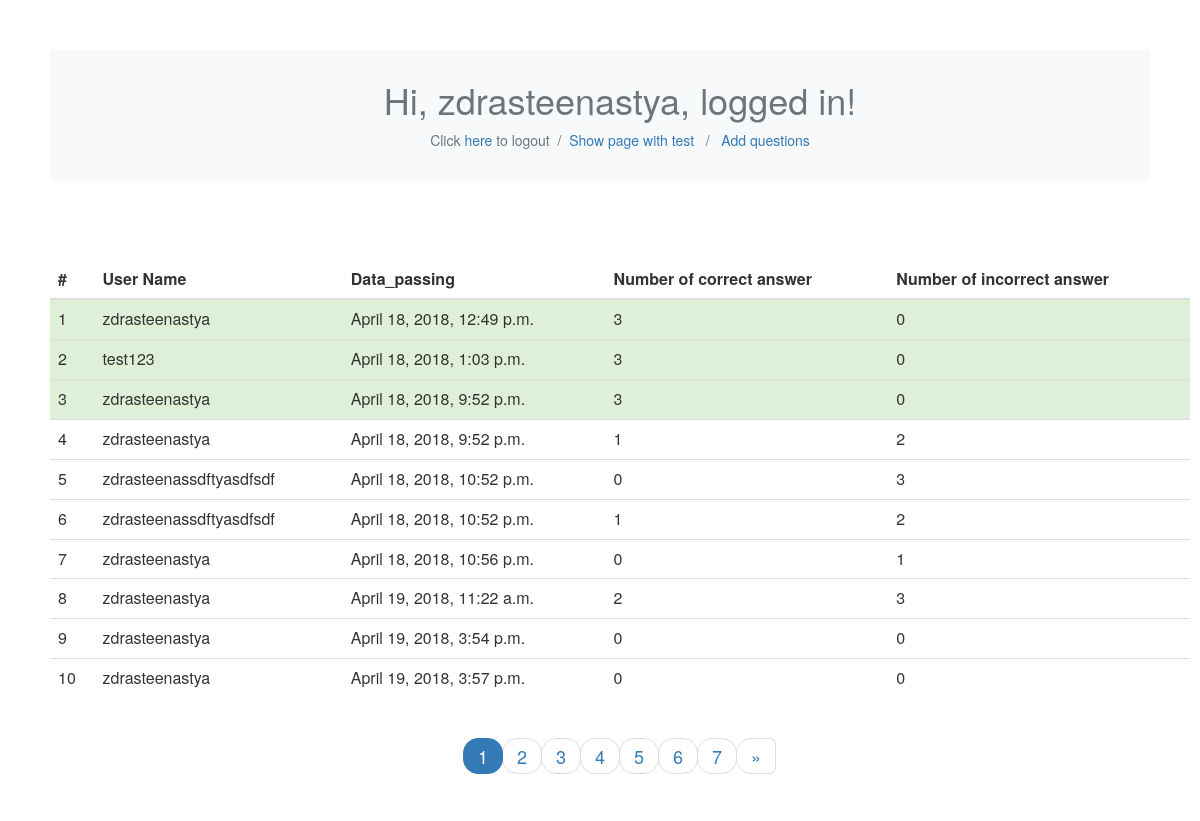
The page /polls/admin_view/ (signed in) on the database its author committed.
### polls/models.py (models this page shows)
class Test(models.Model):
    user = models.ForeignKey(User, on_delete=models.CASCADE)
    number_of_correct_answer = models.IntegerField(default=0)
    number_of_incorrect_answer = models.IntegerField(default=0)
    data_passing = models.DateTimeField('date published')

### polls/views.py (the view)
def admin_view(request):
    return render_to_response('polls/admin_view.html',
                              {'full_name': request.user.username, 'tests': Test.objects.all()})

### polls/templates/polls/admin_view.html (shortened to what this page needs)
{% load staticfiles %}
<link rel="stylesheet" type="text/css" href="{% static 'polls/loggedin.css' %}"/>
<link rel="stylesheet" type="text/css" href="{% static 'polls/admin_view.css' %}"/>
<link href="//maxcdn.bootstrapcdn.com/bootstrap/4.0.0/css/bootstrap.min.css" rel="stylesheet" id="bootstrap-css">
<link href="//maxcdn.bootstrapcdn.com/bootstrap/3.3.0/css/bootstrap.min.css" rel="stylesheet" id="bootstrap-css1">
<section class="pt-5 pb-5 bg-light inner-header">
    <div class="container">
        <div class="row">
            <div class="col-md-12 text-center">
                <h1 class="mt-0 mb-3 text-secondary">Hi, {{full_name}}, logged in!</h1>
                <div class="breadcrumbs">
                    <p class="mb-0 text-secondary">Click <a href="/polls">here</a> to logout  /  <span
                            class="text-success"><a href="/polls/loggedin">Show page with test</a></span>&nbsp;&nbsp;  /&nbsp;&nbsp;  <a href="/polls/add_question">Add questions<a></p>
                </div>
            </div>
        </div>
    </div>
</section>
<div class="container">
    <div class="row">
        <div class="table-responsive">
            <table class="table table-hover">
                <thead>
                <tr>
                    <th>#</th>
                    <th>User Name</th>
                    <th>Data_passing</th>
                    <th>Number of correct answer</th>
                    <th>Number of incorrect answer</th>
                </tr>
                </thead>
                <tbody id="myTable">
                {% for test in tests %}
                {%if test.number_of_correct_answer > test.number_of_incorrect_answer%}
                <tr class="success">
                    <td>{{ forloop.counter }}</td>
                    <td>{{test.user}}</td>
                    <td>{{test.data_passing}}</td>
                    <td>{{test.number_of_correct_answer}}</td>
                    <td>{{test.number_of_incorrect_answer}}</td>
                </tr>
                {% else %}
                <tr>
                    <td>{{ forloop.counter }}</td>
                    <td>{{test.user}}</td>
                    <td>{{test.data_passing}}</td>
                    <td>{{test.number_of_correct_answer}}</td>
                    <td>{{test.number_of_incorrect_answer}}</td>
                </tr>
                {% endif %}
                {% endfor %}
                </tbody>
            </table>
        </div>
        <div class="col-md-12 text-center">
            <ul class="pagination pagination-lg pager" id="myPager"></ul>
        </div>
    </div>
</div>

### polls/static/polls/loggedin.css (style rules this page uses)
a { color: #4682B4 }

### polls/static/polls/admin_view.css (style rules this page uses)
a { color: #4682B4 }

### rows shown on the page
Test: user "zdrasteenastya", data_passing "April 18, 2018, 12:49 p.m.", number_of_correct_answer "3", number_of_incorrect_answer "0"
Test: user "test123", data_passing "April 18, 2018, 1:03 p.m.", number_of_correct_answer "3", number_of_incorrect_answer "0"
Test: user "zdrasteenastya", data_passing "April 18, 2018, 9:52 p.m.", number_of_correct_answer "3", number_of_incorrect_answer "0"
Test: user "zdrasteenastya", data_passing "April 18, 2018, 9:52 p.m.", number_of_correct_answer "1", number_of_incorrect_answer "2"
Test: user "zdrasteenassdftyasdfsdf", data_passing "April 18, 2018, 10:52 p.m.", number_of_correct_answer "0", number_of_incorrect_answer "3"
Test: user "zdrasteenassdftyasdfsdf", data_passing "April 18, 2018, 10:52 p.m.", number_of_correct_answer "1", number_of_incorrect_answer "2"
Test: user "zdrasteenastya", data_passing "April 18, 2018, 10:56 p.m.", number_of_correct_answer "0", number_of_incorrect_answer "1"
Test: user "zdrasteenastya", data_passing "April 19, 2018, 11:22 a.m.", number_of_correct_answer "2", number_of_incorrect_answer "3"
Test: user "zdrasteenastya", data_passing "April 19, 2018, 3:54 p.m.", number_of_correct_answer "0", number_of_incorrect_answer "0"
Test: user "zdrasteenastya", data_passing "April 19, 2018, 3:57 p.m.", number_of_correct_answer "0", number_of_incorrect_answer "0"

### other values the page prints
{{ full_name }} "zdrasteenastya"
